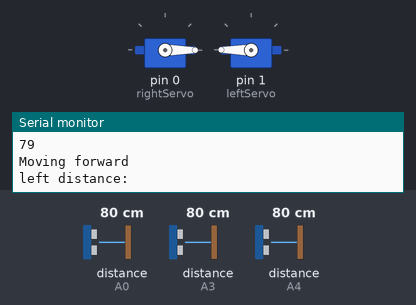
Recording of a sketch running on a simulated Arduino Uno, built with avr-gcc and run on an emulated ATmega328P. Shown: 2 × servo, the last lines printed to the serial monitor. Wiring (inferred from the names in the program): 3 × ultrasonic range finder: trigger A1, echo A0 / trigger A2, echo A3 / trigger A5, echo A4. The test bench sets the inputs (shaded band); at power-on: distance to the obstacle (sensors on A4, A0, A3) 80 cm. The echo pulse lasts 58.3 µs per cm.

Above: at 1.2 s.
1.3 s: distance to the obstacle (sensor on A4) set to 28 cm
4.3 s: distance to the obstacle (sensor on A4) set to 23 cm
At 5.6 s:
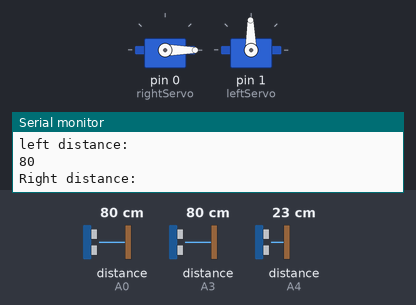
5.9 s: distance to the obstacle (sensor on A0) set to 87 cm
At 7.0 s:
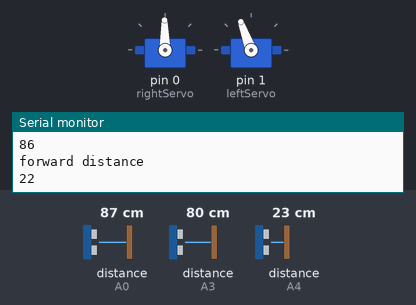
7.6 s: distance to the obstacle (sensor on A3) set to 91 cm
At 9.3 s:
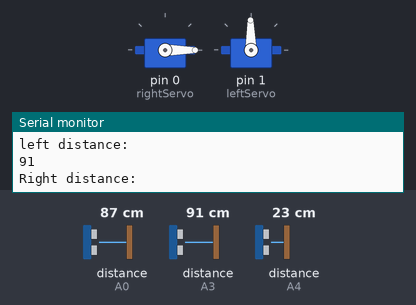
10.6 s: distance to the obstacle (sensor on A3) set to 18 cm
At 11.5 s:
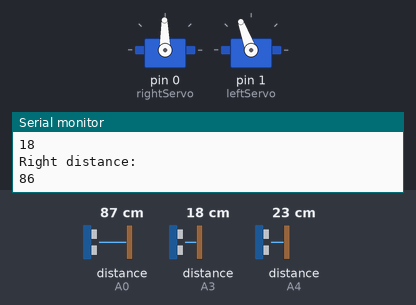
12.7 s: distance to the obstacle (sensor on A3) set to 120 cm
At 13.9 s:
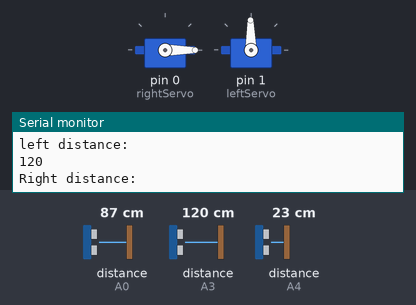
Timing chart, 0 to 15.3 s (numbered marks = the images above; inputs shaded):
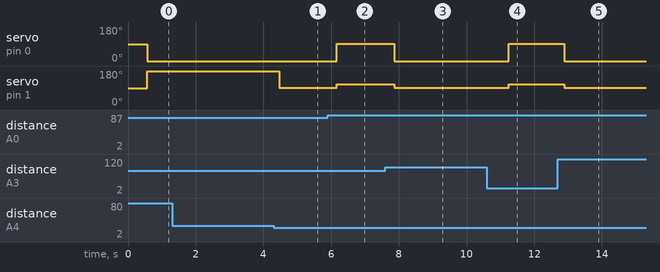

The sketch:

DriveBot.ino
```cpp
#include <Servo.h>

enum Speeds {
  fullForward =  90,
  fullBackwards = -90,
  turnSpeed = 20
} speeds;

enum Speeds forward = fullForward;

Servo rightServo;  // create servo object to control a servo
Servo leftServo;

int rightPos = 0;  // variable to store the servo position
int leftLeft = 0;
const int BASE = 90; //starting rotation for servos
boolean movementStarted = false;

int forwardTrigPin = A5;    //Trig - yellow on sensor end and black in sensor shield
int forwardEchoPin = A4;    //Echo - red on sensor end and white in sensor shield

int rightEchoPin = A0;
int rightTrigPin = A1;

int leftEchoPin = A3;
int leftTrigPin = A2;

void setup() {
  pinMode(forwardTrigPin, OUTPUT);
  pinMode(forwardEchoPin, INPUT);

  pinMode(rightTrigPin, OUTPUT);
  pinMode(rightEchoPin, INPUT);

  pinMode(leftTrigPin, OUTPUT);
  pinMode(leftEchoPin, INPUT);

  rightServo.attach(0);
  leftServo.attach(1);// attaches the servo on pins
  Serial.begin(9600);
}

void logStr(char* msg) {
  Serial.println(msg);
}

void log(int value) {
  Serial.println(value);
}

// Servos use rotational degrees between 0 and 180 degrees:
void runLeftServo(int rotation) {
  // left servo is installed 'upside down', so increment to base
  int correctRotation = BASE + rotation;
  leftServo.write(correctRotation);
}

void runRightServo(int rotation) {
  // decrement from base
  int correctRotation = BASE - rotation;
  rightServo.write(correctRotation);
}

void goForward() {
  enum Speeds s = fullForward;
  runRightServo((int) s);
  runLeftServo((int) s);
}

void turnRight() {
  enum Speeds turn = turnSpeed;
  //  Serial.print("left speed: ");
  //log( (int) turn);
  runLeftServo( (int) turn);

  enum Speeds forward = fullForward;
  //  Serial.print("right speed: ");
  //log( (int) forward);
  runRightServo(-1);
}

void turnLeft() {
  runRightServo(forward);
  runLeftServo(1);
}


unsigned long previousMillis = 0;
const long interval = 500;

void loop() {


  int leftDist = getDistance(leftEchoPin, leftTrigPin);
  logStr("left distance: ");
  log(leftDist);
  int rightDist = getDistance(rightEchoPin, rightTrigPin);
  logStr("Right distance: ");
  log(rightDist);

  int forwardDist = getDistance(forwardEchoPin, forwardTrigPin);
  logStr("forward distance" );
  log(forwardDist);

  unsigned long currentMillis = millis();
  if (currentMillis - previousMillis >= interval) {
    previousMillis = currentMillis;

    if (forwardDist <= 25) {
      logStr("Turning");
      if(leftDist < rightDist) {
        logStr("Turning right");
        turnRight();
      } else {
        logStr("Turning left");
        turnLeft();
      }
    } else {
      logStr("Moving forward");
      goForward();
    }
  }
}


int getDistance(int echoPin, int triggerPin) {

  //logStr("echo");
  //log(echoPin);
  //logStr("trigger");
  //log(triggerPin);
  // The sensor is triggered by a HIGH pulse of 10 or more microseconds.
  // Give a short LOW pulse beforehand to ensure a clean HIGH pulse:
  digitalWrite(triggerPin, LOW);
  delayMicroseconds(5);
  digitalWrite(triggerPin, HIGH);
  delayMicroseconds(10);
  digitalWrite(triggerPin, LOW);

  // Read the signal from the sensor: a HIGH pulse whose
  // duration is the time (in microseconds) from the sending
  // of the ping to the reception of its echo off of an object.
  pinMode(echoPin, INPUT);
  long duration = pulseIn(echoPin, HIGH);

  // convert the time into a distance
  int cm = (duration / 2) / 29.1;
  return cm;
}
```

Measured:
- the behaviour switches between 27 and 26 cm on distance to the obstacle (sensor on A4) (found by bisection; images 0 and 1)
- the behaviour switches between 81 and 82 cm on distance to the obstacle (sensor on A0) (found by bisection; images 1 and 2)
- the behaviour switches between 85 and 86 cm on distance to the obstacle (sensor on A3) (found by bisection; images 2 and 3)
- after the input at 4.3 s, servo on pin 1 (leftServo): 180° → 91° after 0.17 s
- after the input at 5.9 s, servo on pin 0 (rightServo): 0° → 91° after 0.27 s; servo on pin 1 (leftServo): 91° → 110° after 0.27 s
- after the input at 7.6 s, servo on pin 0 (rightServo): 91° → 0° after 0.26 s; servo on pin 1 (leftServo): 110° → 91° after 0.26 s
- after the input at 10.6 s, servo on pin 0 (rightServo): 0° → 91° after 0.65 s; servo on pin 1 (leftServo): 91° → 110° after 0.65 s
- after the input at 12.7 s, servo on pin 0 (rightServo): 91° → 0° after 0.18 s; servo on pin 1 (leftServo): 110° → 91° after 0.18 s
